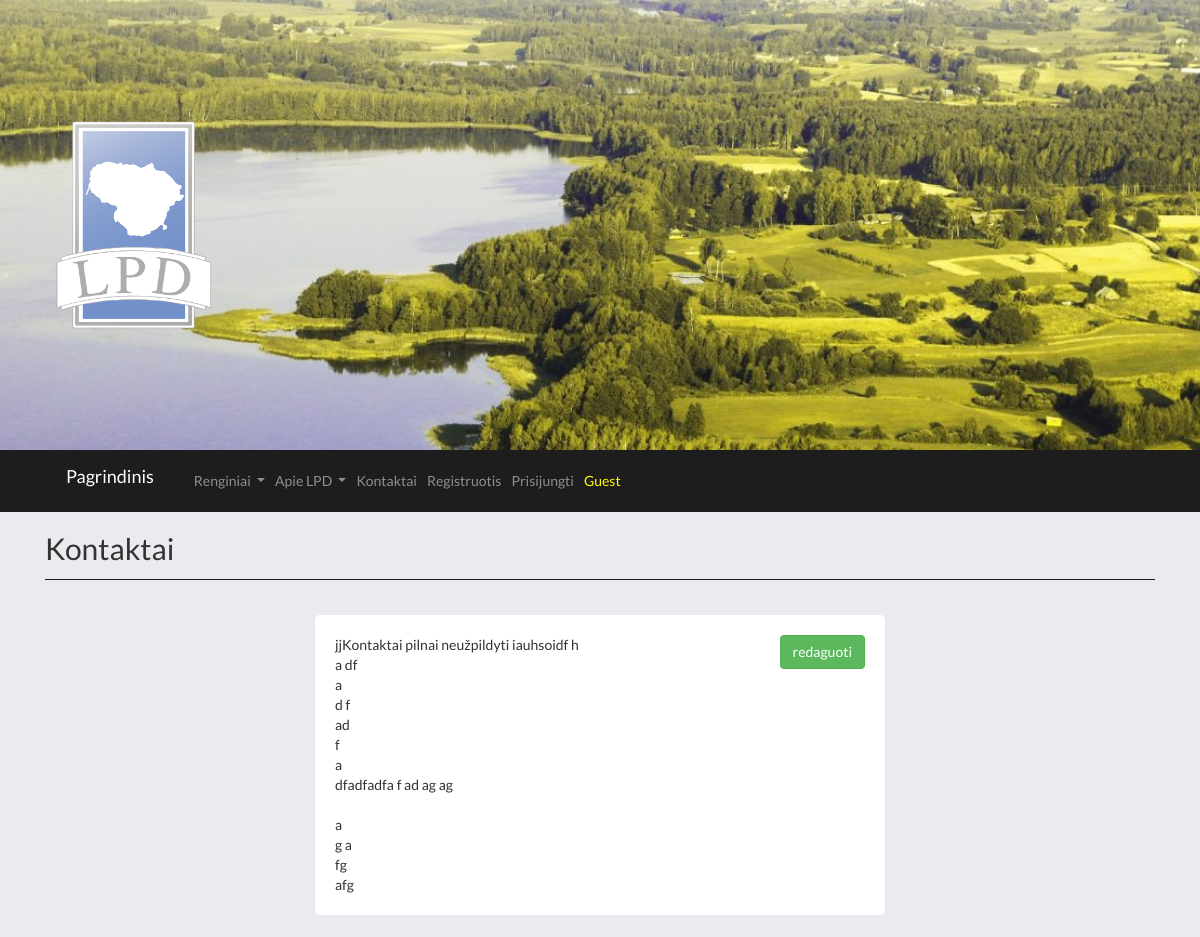
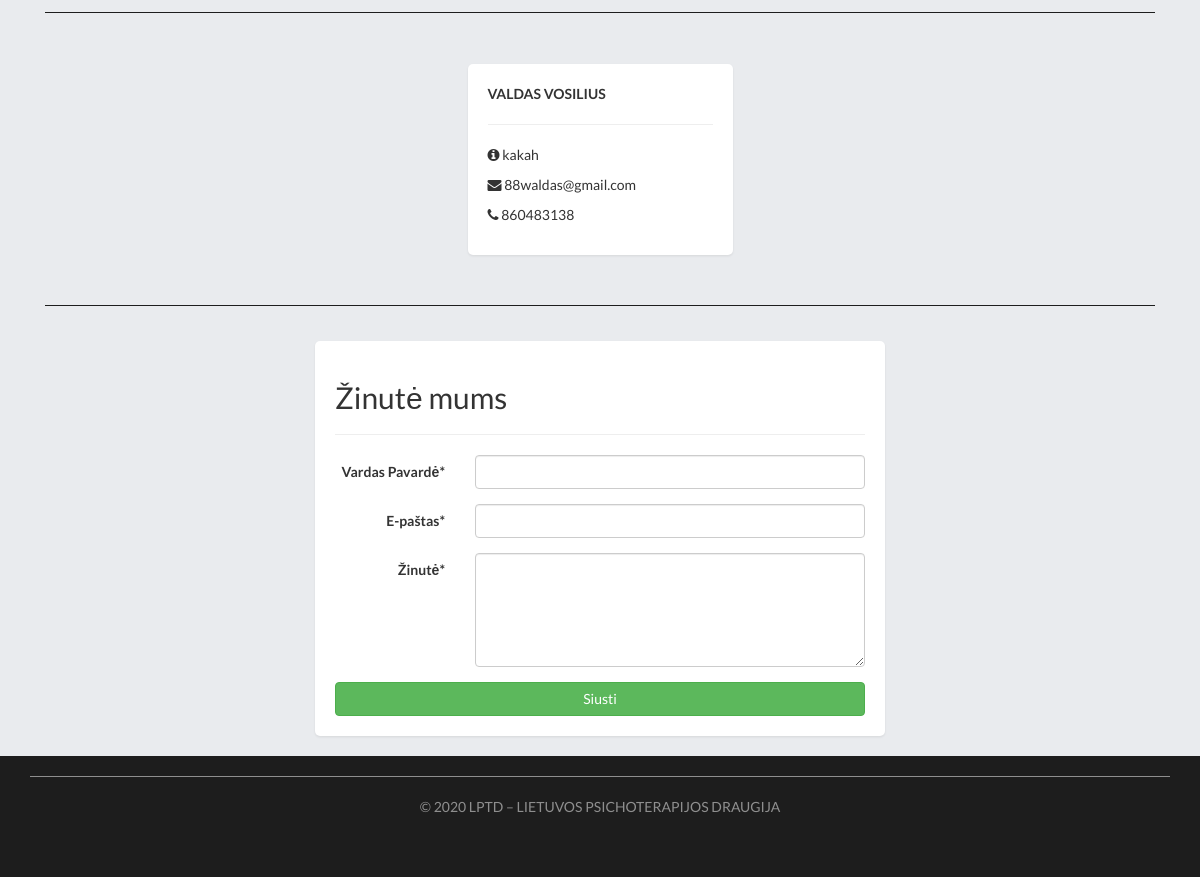
The app's page /kontaktai/ with its own data (2 pictures, top to bottom).
### main.py (models this page shows)
class User(db.Model):
	id = db.Column(db.Integer, primary_key=True)
	date_created = db.Column(db.DateTime, default=datetime.utcnow)
	name = db.Column(db.String(200), nullable=False)
	surname = db.Column(db.String(200), nullable=False)
	phone = db.Column(db.String(200), default="")
	email = db.Column(db.String(200), nullable=False)
	lvl = db.Column(db.Integer, default=0)
	password = db.Column(db.String(200), nullable=False)
	image = db.Column(db.String(300), default="")
	info = db.Column(db.String(1000), default="")
	info_en = db.Column(db.String(1000), default="")
	show = db.Column(db.String(10), default="False")
	confirmed = db.Column(db.String(10), default="False")
	session_token = db.Column(db.String, default="")

### main.py (the view)
@app.route("/kontaktai/", methods=["POST","GET"])
def contacts_of_users():
	if request.method == 'POST':
		message = Messages()
		message.name = request.form['name']
		message.email = request.form['email']
		message.sms = request.form['message']
		db.session.add(message)
		db.session.commit()
		return render_template("zinute_priimta.html", current_user=current_user())
	else:
		users_ = reversed(User.query.order_by(User.date_created).all())
		users = []
		try:
			contact_main = Contact_text.query.get_or_404(1)
		except:
			contact_main = Contact_text()
			contact_main.info = "Kontaktai pilnai neužpildyti"
			contact_main.info_en = "Main info need to fill"
			db.session.add(contact_main)
			db.session.commit()
		for user in users_:
			if user.show == "True":
				users.append(user)
		return render_template("kontaktai.html", users=users, contact_main=contact_main, current_user=current_user())

### main.py (called while the page is built)
def guest_user():
	current_user = User()
	current_user.name="Guest"
	current_user.surname="Svecias"
	current_user.email="gg@gg.gg"
	current_user.lvl=0
	current_user.id=-1
	return current_user

def current_user():
	email = request.cookies.get("current-user-email")
	print(">"*20)
	print(request.cookies)
	print(">"*20)
	current_user = User.query.filter_by(email=email).first()
	if current_user == None:
		current_user = guest_user()
	print(current_user.lvl)
	return current_user

### templates/kontaktai.html (shortened to what this page needs)
{% extends "base.html" %}
{% block page%}
<h2> Kontaktai</h2>
<hr class="my_hr">
<div class = "row">
	<div class= " col-lg-6 page" >
		<a href="/edit_contact_info/{{contact_main.id}}" class="btn btn-success pull-right"> redaguoti</a>
		{% set arr = contact_main.info.split('\n') %}
		{% for line in arr %}
			{{line}}<br>
		{% endfor %}
	</div>
</div>
<hr class="my_hr">
	<div class= "empty_page">
		<div class = "row justify-content-md-center card_">
			{% if users|length == 0%}
			<div class = "col-md-3 page shadow-sm card_">
				<p> Rodomu vartotojų kontaktų sąrašas tuščias</p>
			</div>
			{% else %}
			{% for user in users %}
				<div class = "col-md-3 page shadow-sm card_">
					<p><i class="fa fa-info-circle"></i> {{user.info}}</p>
					<p> <i class="fa fa-envelope"></i> {{user.email}}</p>
					<p><i class="fa fa-phone"></i> {{user.phone}}</p>
				</div>
			{% endfor %}
			{% endif %}
		</div>
	</div>
	<hr class="my_hr">
<div class = "row justify-content-md-center">
	<div class = "col-lg-6 shadow-sm page">
		<form class="form-horizontal  " role="form"  method="POST" >
					<h2>Žinutė mums</h2><hr>
					<div class="form-group">
						<label for="firstName" class="col-md-3 control-label">Vardas Pavardė*</label>
						<div class="col-md-9">
							<input type="text" id="name"  class="form-control"  name="name" >
						</div>
					</div>
					<div class="form-group">
						<label for="email" class="col-md-3 control-label">E-paštas* </label>
						<div class="col-md-9">
							<input type="email" id="email" name="email" class="form-control" >
						</div>
					</div>
					<div class="form-group">
						<label for="photo" class="col-md-3 control-label">Žinutė*</label>
						<div class="col-md-9">
							<textarea class="form-control" id="message" name="message" rows="5" ></textarea>
						</div>
					</div>
					<input type="submit" value="Siusti" class="btn btn-success btn-block">
					</div>
	</div>
</div>
{% endblock %}

### static/css/style.css (style rules this page uses)
body { background-color: #e9ebee; font-family: 'Raleway', sans-serif; font-family: 'Lato', sans-serif; }
.page { padding: 20px; margin:20px auto; border-radius: 5px; background-color: white; }
.empty_page { padding: 20px; margin:20px auto; border-radius: 5px; }
.my_hr { display: block; height: 1px; border: 0; border-top: 1px solid #1D1D1D; margin: 1em 0; padding: 0; }
.card_ { margin: 5px ! important; }

### records on screen
User: name+surname "VALDAS VOSILIUS", info "kakah", email "88waldas@gmail.com", phone "860483138"

### other values on screen
{{ current_user.name }} "Guest"
{{ line }} "jjKontaktai pilnai neužpildyti iauhsoidf h" "a df" "a" "d f" "ad" "f" "a" "dfadfadfa f ad ag ag" "a" "g a" "fg" "afg"
